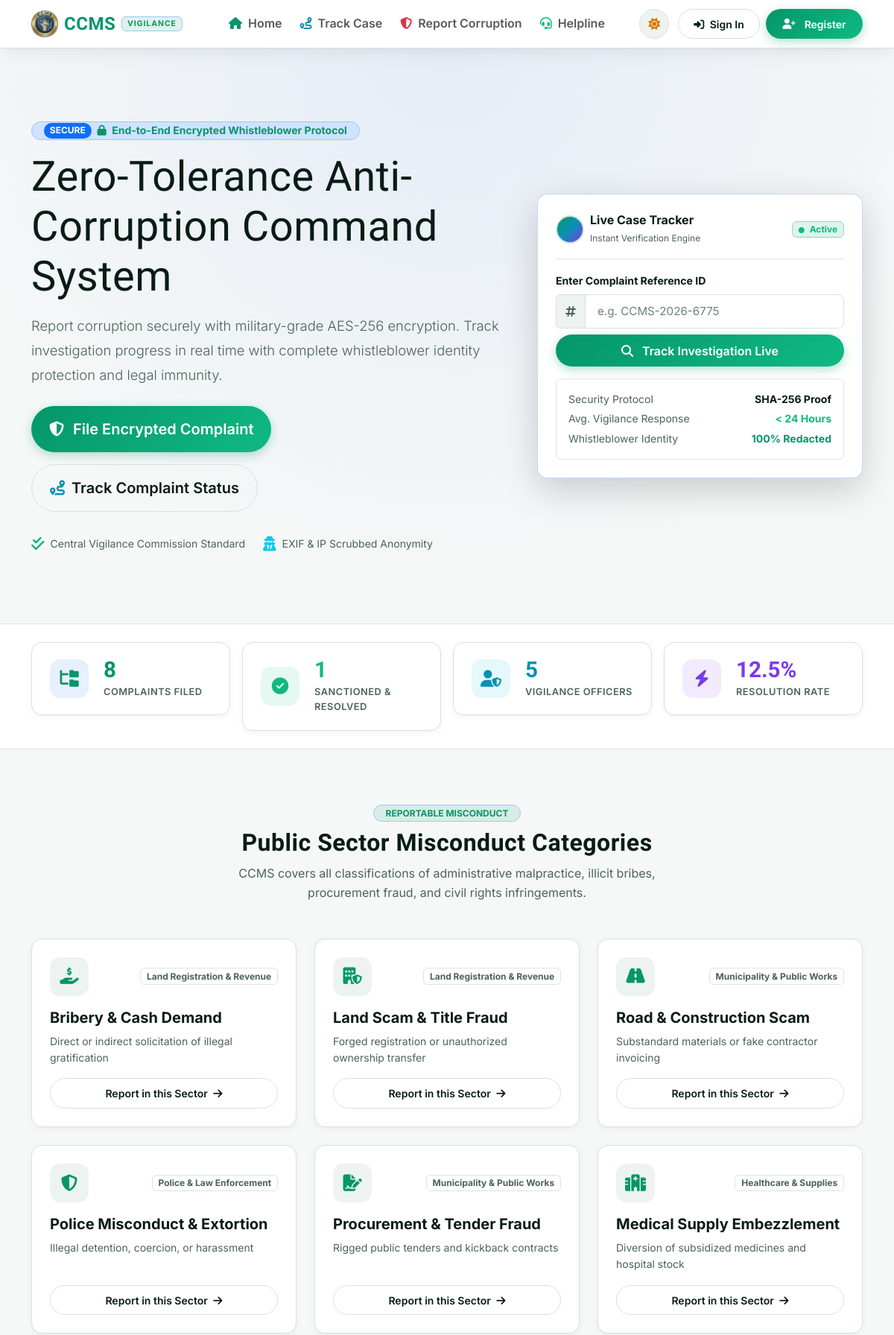
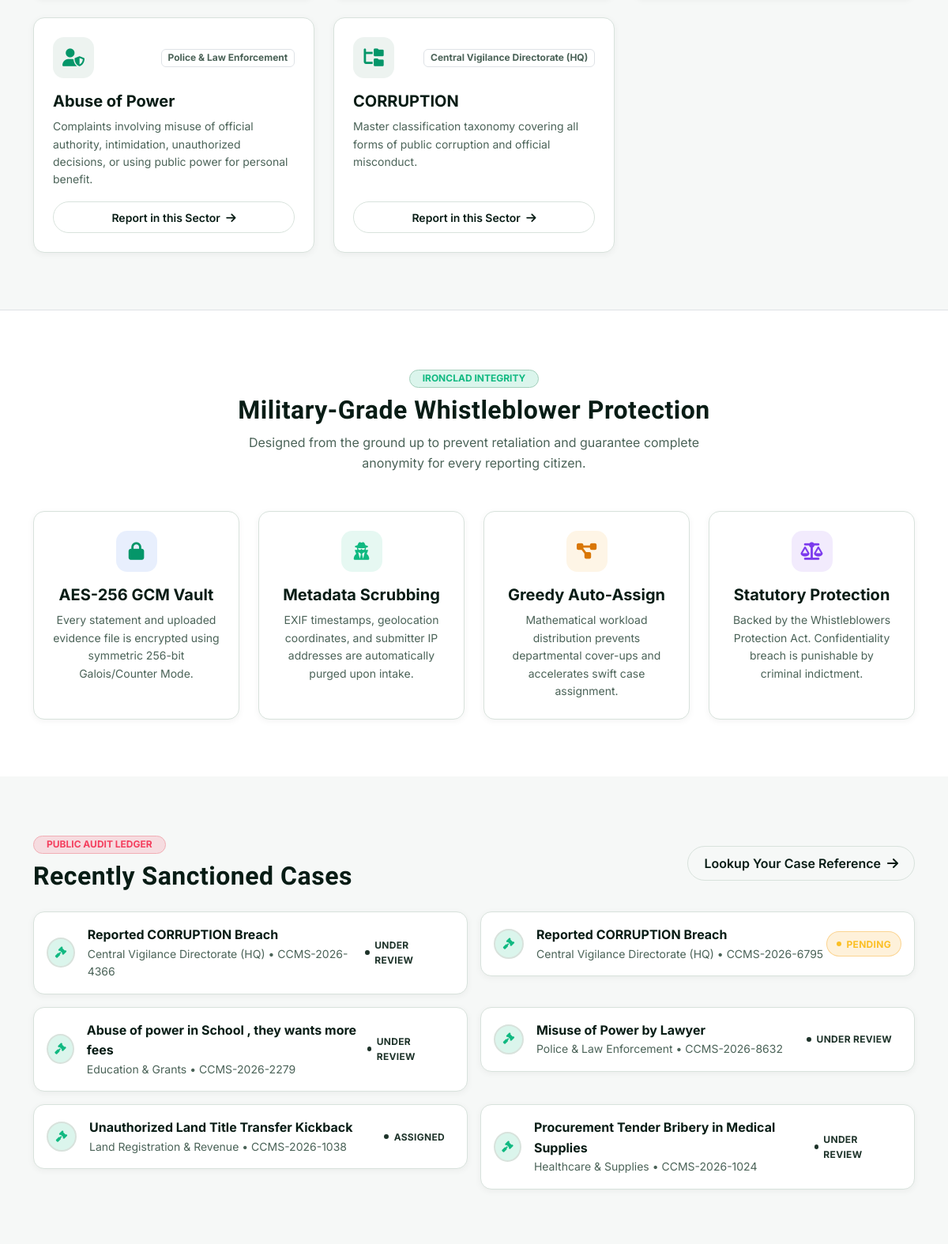
The page / (upper part) on the database its author committed (2 pictures, top to bottom).
### tables this page shows
CREATE TABLE categories (
            category_id TEXT PRIMARY KEY,
            name TEXT NOT NULL,
            icon TEXT DEFAULT 'fa-hand-holding-dollar',
            dept TEXT NOT NULL,
            description TEXT
        );

CREATE TABLE complaints (
            complaint_id TEXT PRIMARY KEY,
            user_id INTEGER NOT NULL,
            complaint_title TEXT NOT NULL,
            misconduct_category TEXT NOT NULL,
            sector TEXT NOT NULL,
            incident_date TEXT NOT NULL,
            incident_time TEXT,
            location TEXT NOT NULL,
            description TEXT NOT NULL,
            anonymous_mode INTEGER DEFAULT 0,
            severity TEXT DEFAULT 'Medium',
            evidence_file TEXT,
            complaint_status TEXT DEFAULT 'Pending',
            assigned_officer TEXT,
            assigned_officer_id TEXT,
            investigation_notes TEXT,
            rating INTEGER,
            feedback TEXT,
            created_at DATETIME DEFAULT CURRENT_TIMESTAMP,
            updated_at DATETIME DEFAULT CURRENT_TIMESTAMP
        );

### app.py (the view)
@app.route("/")
def home():
    total_complaints = db.query_db("SELECT COUNT(*) as count FROM complaints", one=True)["count"]
    resolved_complaints = db.query_db("SELECT COUNT(*) as count FROM complaints WHERE complaint_status IN ('Resolved', 'Closed')", one=True)["count"]
    total_officers = db.query_db("SELECT COUNT(*) as count FROM officers", one=True)["count"]
    total_citizens = db.query_db("SELECT COUNT(*) as count FROM users", one=True)["count"]
    res_rate = 0
    if total_complaints > 0:
        res_rate = round((resolved_complaints / total_complaints) * 100, 1)
    stats = {
        "total_complaints": total_complaints,
        "resolved_complaints": resolved_complaints,
        "total_officers": total_officers,
        "total_citizens": total_citizens,
        "resolution_rate": res_rate
    }
    categories = db.query_db("SELECT * FROM categories")
    recent_cases = db.query_db("SELECT * FROM complaints ORDER BY created_at DESC LIMIT 6")
    return render_template("public/index.html", stats=stats, categories=categories, recent_cases=recent_cases)

### db.py (called while the page is built)
def dict_factory(cursor, row):
    d = {}
    for idx, col in enumerate(cursor.description):
        d[col[0]] = row[idx]
    return d

def get_db_connection():
    conn = sqlite3.connect(DB_PATH, timeout=20.0, check_same_thread=False)
    conn.row_factory = dict_factory
    conn.execute("PRAGMA journal_mode=WAL;")
    return conn

def _normalize_query(query, args):
    if "ON DUPLICATE KEY UPDATE" in query.upper() and "system_settings" in query.lower():
        query = "INSERT OR REPLACE INTO system_settings (setting_key, setting_value) VALUES (?, ?)"
        if len(args) == 3:
            args = (args[0], args[1])
        return query, args
    normalized_query = query.replace("%s", "?")
    return normalized_query, args

def query_db(query, args=(), one=False):
    normalized_query, normalized_args = _normalize_query(query, args)
    conn = get_db_connection()
    try:
        cursor = conn.cursor()
        cursor.execute(normalized_query, normalized_args)
        result = cursor.fetchall()
        return (result[0] if result else None) if one else result
    finally:
        conn.close()

### templates/public/index.html (shortened to what this page needs)
{% extends 'base.html' %}
{% block content %}
<section class="py-5 position-relative overflow-hidden"
  style="background: radial-gradient(circle at 50% 0%, rgba(37,99,235,0.08) 0%, var(--bg-primary) 75%);">
  <div class="container py-lg-5">
    <div class="row align-items-center g-5">
      <div class="col-lg-7">
        <div
          class="d-inline-flex align-items-center gap-2 px-3 py-1.5 rounded-pill mb-3 bg-primary-subtle border border-primary-subtle">
          <span class="badge bg-primary rounded-pill">SECURE</span>
          <span class="small fw-bold text-primary"><i class="fas fa-lock me-1"></i> End-to-End Encrypted Whistleblower
            Protocol</span>
        </div>
        <h1 class="display-4 fw-black mb-3 text-heading brand-font" data-i18n="hero_title">
          Zero-Tolerance Anti-Corruption Command System
        </h1>
        <p class="lead text-muted mb-4" data-i18n="hero_sub" style="font-size: 1.15rem; line-height: 1.8;">
          Report corruption securely with military-grade AES-256 encryption. Track investigation progress in real time
          with complete whistleblower identity protection and legal immunity.
        </p>
        <div class="d-flex flex-wrap gap-3 mb-4">
          <a href="{{ url_for('file_complaint') }}" class="btn btn-brand btn-lg px-4 py-3">
            <i class="fas fa-shield-halved me-1"></i> <span data-i18n="file_btn">File Encrypted Complaint</span>
          </a>
          <a href="{{ url_for('track_complaint') }}" class="btn btn-outline-custom btn-lg px-4 py-3">
            <i class="fas fa-route me-1 text-cyan"></i> <span data-i18n="track_btn">Track Complaint Status</span>
          </a>
        </div>
        <div class="d-flex flex-wrap align-items-center gap-4 text-muted small pt-2">
          <div class="d-flex align-items-center gap-2">
            <i class="fas fa-check-double text-emerald fs-5"></i>
            <span>Central Vigilance Commission Standard</span>
          </div>
          <div class="d-flex align-items-center gap-2">
            <i class="fas fa-user-secret text-info fs-5"></i>
            <span>EXIF &amp; IP Scrubbed Anonymity</span>
          </div>
        </div>
      </div>
      <div class="col-lg-5">
        <div class="ccms-card p-4 glass-panel shadow-lg border-primary border-opacity-25 position-relative">
          <div class="d-flex align-items-center justify-content-between pb-3 mb-3 border-bottom">
            <div class="d-flex align-items-center gap-2">
              <div class="user-avatar-circle" style="background:var(--gradient-cyber);">
              </div>
              <div>
                <h6 class="fw-bold mb-0 text-heading">Live Case Tracker</h6>
                <span class="text-muted" style="font-size:0.75rem;">Instant Verification Engine</span>
              </div>
            </div>
            <span class="badge bg-success-subtle text-success border border-success-subtle"><i
                class="fas fa-circle me-1" style="font-size:0.5rem;"></i> Active</span>
          </div>
          <form action="{{ url_for('track_complaint') }}" method="GET" class="mb-3">
            <label class="form-label small fw-bold text-heading">Enter Complaint Reference ID</label>
            <div class="input-group mb-2">
              <span class="input-group-text bg-subtle border-end-0 text-muted"><i class="fas fa-hashtag"></i></span>
              <input type="text" name="id" class="form-control border-start-0" placeholder="e.g. CCMS-2026-6775"
                required>
            </div>
            <button type="submit" class="btn btn-brand w-100 justify-content-center py-2.5">
              <i class="fas fa-magnifying-glass me-1"></i> Track Investigation Live
            </button>
          </form>
          <div class="p-3 rounded bg-subtle border">
            <div class="d-flex align-items-center justify-content-between text-muted small mb-1">
              <span>Security Protocol</span>
              <span class="fw-bold text-heading">SHA-256 Proof</span>
            </div>
            <div class="d-flex align-items-center justify-content-between text-muted small mb-1">
              <span>Avg. Vigilance Response</span>
              <span class="fw-bold text-emerald">&lt; 24 Hours</span>
            </div>
            <div class="d-flex align-items-center justify-content-between text-muted small">
              <span>Whistleblower Identity</span>
              <span class="fw-bold text-primary">100% Redacted</span>
            </div>
          </div>
        </div>
      </div>
    </div>
  </div>
</section>
<section class="py-4 border-top border-bottom" style="background: var(--bg-surface);">
  <div class="container">
    <div class="row g-3">
      <div class="col-6 col-lg-3">
        <div class="stat-card">
          <div class="stat-icon" style="background: rgba(37,99,235,0.1); color: var(--primary);">
            <i class="fas fa-folder-tree"></i>
          </div>
          <div>
            <div class="stat-val text-primary">{{ stats.total_complaints }}</div>
            <div class="stat-label" data-i18n="stats_total">Complaints Filed</div>
          </div>
        </div>
      </div>
      <div class="col-6 col-lg-3">
        <div class="stat-card">
          <div class="stat-icon" style="background: rgba(16,185,129,0.1); color: var(--accent-emerald);">
            <i class="fas fa-circle-check"></i>
          </div>
          <div>
            <div class="stat-val text-emerald" style="color:var(--accent-emerald);">{{ stats.resolved_complaints }}
            </div>
            <div class="stat-label" data-i18n="stats_resolved">Sanctioned &amp; Resolved</div>
          </div>
        </div>
      </div>
      <div class="col-6 col-lg-3">
        <div class="stat-card">
          <div class="stat-icon" style="background: rgba(6,182,212,0.1); color: var(--accent-cyan);">
            <i class="fas fa-user-shield"></i>
          </div>
          <div>
            <div class="stat-val" style="color:var(--accent-cyan);">{{ stats.total_officers }}</div>
            <div class="stat-label" data-i18n="stats_officers">Vigilance Officers</div>
          </div>
        </div>
      </div>
      <div class="col-6 col-lg-3">
        <div class="stat-card">
          <div class="stat-icon" style="background: rgba(124,58,237,0.1); color: var(--accent-violet);">
            <i class="fas fa-bolt"></i>
          </div>
          <div>
            <div class="stat-val" style="color:var(--accent-violet);">{{ stats.resolution_rate }}%</div>
            <div class="stat-label" data-i18n="stats_rate">Resolution Rate</div>
          </div>
        </div>
      </div>
    </div>
  </div>
</section>
<section class="py-5">
  <div class="container py-lg-4">
    <div class="text-center mb-5">
      <span
        class="badge bg-primary-subtle text-primary border border-primary-subtle px-3 py-1.5 rounded-pill mb-2 fw-bold">REPORTABLE
        MISCONDUCT</span>
      <h2 class="fw-bold brand-font text-heading">Public Sector Misconduct Categories</h2>
      <p class="text-muted mx-auto" style="max-width: 650px;">
        CCMS covers all classifications of administrative malpractice, illicit bribes, procurement fraud, and civil
        rights infringements.
      </p>
    </div>
    <div class="row g-4">
      {% for cat in categories %}
      <div class="col-md-6 col-lg-4">
        <div class="ccms-card ccms-card-interactive h-100 d-flex flex-column justify-content-between">
          <div>
            <div class="d-flex align-items-center justify-content-between mb-3">
              <div class="stat-icon" style="background: var(--bg-subtle); color: var(--primary);">
                <i class="fas {{ cat.icon }}"></i>
              </div>
              <span class="badge bg-subtle text-muted border">{{ cat.dept }}</span>
            </div>
            <h5 class="fw-bold text-heading mb-2">{{ cat.name }}</h5>
            <p class="text-muted small mb-3">{{ cat.description }}</p>
          </div>
          <a href="{{ url_for('file_complaint') }}?category={{ cat.name }}"
            class="btn btn-sm btn-outline-custom w-100 text-center">
            Report in this Sector <i class="fas fa-arrow-right ms-1"></i>
          </a>
        </div>
      </div>
      {% endfor %}
    </div>
  </div>
</section>
<section class="py-5 border-top" style="background: var(--bg-surface);">
  <div class="container py-lg-4">
    <div class="text-center mb-5">
      <span
        class="badge bg-emerald-subtle text-success border border-success-subtle px-3 py-1.5 rounded-pill mb-2 fw-bold">IRONCLAD
        INTEGRITY</span>
      <h2 class="fw-bold brand-font text-heading">Military-Grade Whistleblower Protection</h2>
      <p class="text-muted mx-auto" style="max-width: 650px;">
        Designed from the ground up to prevent retaliation and guarantee complete anonymity for every reporting citizen.
      </p>
    </div>
    <div class="row g-4">
      <div class="col-md-6 col-lg-3">
        <div class="ccms-card text-center p-4 h-100">
          <div class="stat-icon mx-auto mb-3" style="background: rgba(37,99,235,0.1); color: var(--primary);">
            <i class="fas fa-lock"></i>
          </div>
          <h5 class="fw-bold text-heading mb-2">AES-256 GCM Vault</h5>
          <p class="text-muted small mb-0">Every statement and uploaded evidence file is encrypted using symmetric 256-bit
            Galois/Counter Mode.</p>
        </div>
      </div>
      <div class="col-md-6 col-lg-3">
        <div class="ccms-card text-center p-4 h-100">
          <div class="stat-icon mx-auto mb-3" style="background: rgba(16,185,129,0.1); color: var(--accent-emerald);">
            <i class="fas fa-user-secret"></i>
          </div>
          <h5 class="fw-bold text-heading mb-2">Metadata Scrubbing</h5>
          <p class="text-muted small mb-0">EXIF timestamps, geolocation coordinates, and submitter IP addresses are automatically
            purged upon intake.</p>
        </div>
      </div>
      <div class="col-md-6 col-lg-3">
        <div class="ccms-card text-center p-4 h-100">
          <div class="stat-icon mx-auto mb-3" style="background: rgba(245,158,11,0.1); color: var(--accent-amber);">
            <i class="fas fa-diagram-project"></i>
          </div>
          <h5 class="fw-bold text-heading mb-2">Greedy Auto-Assign</h5>
          <p class="text-muted small mb-0">Mathematical workload distribution prevents departmental cover-ups and accelerates
            swift case assignment.</p>
        </div>
      </div>
      <div class="col-md-6 col-lg-3">
        <div class="ccms-card text-center p-4 h-100">
          <div class="stat-icon mx-auto mb-3" style="background: rgba(124,58,237,0.1); color: var(--accent-violet);">
            <i class="fas fa-scale-balanced"></i>
          </div>
          <h5 class="fw-bold text-heading mb-2">Statutory Protection</h5>
          <p class="text-muted small mb-0">Backed by the Whistleblowers Protection Act. Confidentiality breach is punishable by
            criminal indictment.</p>
        </div>
      </div>
    </div>
  </div>
</section>
<section class="py-5">
  <div class="container py-lg-4">
    <div class="row align-items-center g-4 mb-4">
      <div class="col-md-8">
        <span
          class="badge bg-danger-subtle text-danger border border-danger-subtle px-3 py-1.5 rounded-pill mb-2 fw-bold">PUBLIC
          AUDIT LEDGER</span>
        <h2 class="fw-bold brand-font text-heading mb-0">Recently Sanctioned Cases</h2>
      </div>
      <div class="col-md-4 text-md-end">
        <a href="{{ url_for('track_complaint') }}" class="btn btn-outline-custom">
          Lookup Your Case Reference <i class="fas fa-arrow-right ms-1"></i>
        </a>
      </div>
    </div>
    <div class="row g-3">
      {% for item in recent_cases %}
      <div class="col-md-6">
        <div class="ccms-card p-3 d-flex align-items-center justify-content-between">
          <div class="d-flex align-items-center gap-3">
            <div class="user-avatar-circle" style="background: rgba(16,185,129,0.15); color: var(--accent-emerald);">
              <i class="fas fa-gavel"></i>
            </div>
            <div>
              <div class="fw-bold text-heading">{{ item.complaint_title }}</div>
              <div class="text-muted small">
                <span>{{ item.sector }}</span> &bull; <span>{{ item.complaint_id }}</span>
              </div>
            </div>
          </div>
          <span class="badge-status {{ item.complaint_status }}">{{ item.complaint_status }}</span>
        </div>
      </div>
      {% endfor %}
    </div>
  </div>
</section>
{% endblock %}

### rows shown on the page
categories: dept "Land Registration & Revenue", name "Bribery & Cash Demand", description "Direct or indirect solicitation of illegal gratification"
categories: dept "Land Registration & Revenue", name "Land Scam & Title Fraud", description "Forged registration or unauthorized ownership transfer"
categories: dept "Municipality & Public Works", name "Road & Construction Scam", description "Substandard materials or fake contractor invoicing"
categories: dept "Police & Law Enforcement", name "Police Misconduct & Extortion", description "Illegal detention, coercion, or harassment"
categories: dept "Municipality & Public Works", name "Procurement & Tender Fraud", description "Rigged public tenders and kickback contracts"
categories: dept "Healthcare & Supplies", name "Medical Supply Embezzlement", description "Diversion of subsidized medicines and hospital stock"
categories: dept "Police & Law Enforcement", name "Abuse of Power", description "Complaints involving misuse of official authority, intimidation, unauthorized decisions, or using public power for personal benefit."
categories: dept "Central Vigilance Directorate (HQ)", name "CORRUPTION", description "Master classification taxonomy covering all forms of public corruption and official misconduct."
complaints: complaint_title "Reported CORRUPTION Breach", sector "Central Vigilance Directorate (HQ)", complaint_id "CCMS-2026-4366", complaint_status "UNDER REVIEW"
complaints: complaint_title "Reported CORRUPTION Breach", sector "Central Vigilance Directorate (HQ)", complaint_id "CCMS-2026-6795", complaint_status "PENDING"
complaints: complaint_title "Abuse of power in School , they wants more fees", sector "Education & Grants", complaint_id "CCMS-2026-2279", complaint_status "UNDER REVIEW"
complaints: complaint_title "Misuse of Power by Lawyer", sector "Police & Law Enforcement", complaint_id "CCMS-2026-8632", complaint_status "UNDER REVIEW"
complaints: complaint_title "Unauthorized Land Title Transfer Kickback", sector "Land Registration & Revenue", complaint_id "CCMS-2026-1038", complaint_status "ASSIGNED"
complaints: complaint_title "Procurement Tender Bribery in Medical Supplies", sector "Healthcare & Supplies", complaint_id "CCMS-2026-1024", complaint_status "UNDER REVIEW"

### other values the page prints
{{ stats.total_complaints }} "8"
{{ stats.resolved_complaints }} "1"
{{ stats.total_officers }} "5"
{{ stats.resolution_rate }} "12.5"
